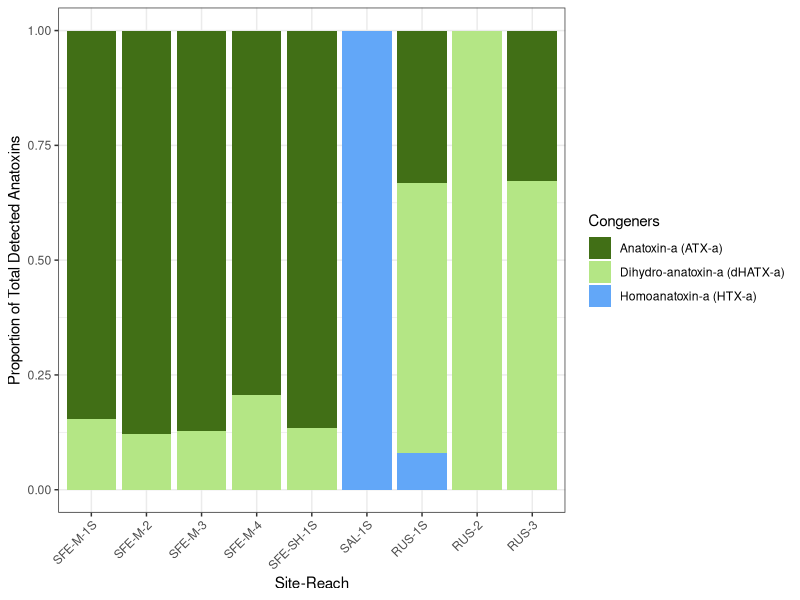

This figure's R source: (Note: this script raises an error after producing the figure.)
#### Figure SX. Anatoxin and congener related figures
### Jordan Zabrecky
## last edited: 08.30.2024

# This figure shows the proportions of anatoxin congeners blah blah
# also have in here for now- ATX / afdm vs ATX / chla for samples

#### (1) Loading libraries and anatoxins data ####

# loading libraries
lapply(c("tidyverse", "lubridate", "calecopal"), require, character.only = T)

# loading anatoxins data
anatoxins <- read.csv("./data/field_and_lab/cyano_atx.csv")
riffle_exp <- read.csv("./data/field_and_lab/riffle_exp_atx.csv")

# use lubridate
anatoxins$field_date <- ymd(anatoxins$field_date)

#### (2) Percent of congeners per site Figure ####

# summarize total percent of congeners by site
anatoxins_site <- anatoxins %>% 
  dplyr::group_by(site_reach) %>% 
  dplyr::summarize(ATXa_ug_g_percent = sum(ATXa_ug_g) / sum(ATX_all_ug_g),
                   dhATXa_ug_g_percent = sum(dhATXa_ug_g) / sum(ATX_all_ug_g),
                   HTXa_ug_g_percent = sum(HTXa_ug_g) / sum(ATX_all_ug_g))

# pivot longer
anatoxins_site_long <- anatoxins_site %>% 
  pivot_longer(!site_reach, names_to = "congener", values_to = "percent")

# remove sites with no anatoxins
anatoxins_site_long <- anatoxins_site_long %>% 
  filter(site_reach != "SAL-2" & site_reach != "SAL-3")

# custom ordering of site_reach
anatoxins_site_long$site_reach <- factor(anatoxins_site_long$site_reach , 
                                         levels=c("SFE-M-1S", "SFE-M-2", "SFE-M-3", "SFE-M-4", 
                                                  "SFE-SH-1S", "SAL-1S", "RUS-1S", "RUS-2", "RUS-3") )

# making figure
anatoxins_congener_stacked_bar <- ggplot(anatoxins_site_long, aes(fill = congener, 
                                                                  y = percent, x = site_reach)) + 
  scale_fill_manual("Congeners", labels = c("Anatoxin-a (ATX-a)", "Dihydro-anatoxin-a (dHATX-a)", "Homoanatoxin-a (HTX-a)"),
                    values = c("#416f16", "#b4e685", "#62a7f8")) +
  geom_bar(position="fill", stat="identity") +
  theme_bw() +
  labs(x = "Site-Reach", y = "Proportion of Total Detected Anatoxins") +
  theme(axis.text.x = element_text(angle = 45, vjust = 1, hjust = 1))
anatoxins_congener_stacked_bar

#### (3) Congeners through time Figure ####

# add year information
anatoxins <- anatoxins %>% 
  mutate(year = year(field_date))

# pivoting long and subsampling for sample type
anatoxins_long_TM <- pivot_longer(anatoxins, c(6:9), names_to = "congener", values_to = "ug_g_dryweight") %>% 
  filter(sample_type == "TM") %>% 
  select(field_date, year, site_reach, congener, ug_g_dryweight) %>% 
  filter(site_reach != "SAL-1S" & site_reach != "SAL-2" & site_reach != "SAL-3")

anatoxins_long_TAC <- pivot_longer(anatoxins, c(6:9), names_to = "congener", values_to = "ug_g_dryweight") %>% 
  filter(sample_type == "TAC") %>% 
  select(field_date, year, site_reach, congener, ug_g_dryweight) %>% 
  filter(site_reach != "SAL-1S" & site_reach != "SAL-2" & site_reach != "SAL-3")

# facet-wrap for TM samples
anatoxins_through_time_TM <- ggplot(anatoxins_long_TM, aes(x = field_date, y = ug_g_dryweight,
                                                color = congener, fill = congener, shape = congener)) +
  geom_area(alpha = 0.3, position = "identity") +
  geom_point(size = 2.5) +
  scale_color_manual("Congeners", labels = c("Total anatoxins", "Anatoxin-a (ATX-a)", "Dihydro-anatoxin-a (dHATX-a)", "Homoanatoxin-a (HTX-a)"),
                     values = cal_palette("kelp2", n = 4, type = "continuous")) +
  scale_fill_manual("Congeners", labels = c("Total anatoxins", "Anatoxin-a (ATX-a)", "Dihydro-anatoxin-a (dHATX-a)", "Homoanatoxin-a (HTX-a)"),
                     values = cal_palette("kelp2", n = 4, type = "continuous")) +
  scale_shape_manual("Congeners", labels = c("Total anatoxins", "Anatoxin-a (ATX-a)", "Dihydro-anatoxin-a (dHATX-a)", "Homoanatoxin-a (HTX-a)"),
                     values = c(23, 24, 22, 21)) +
  labs(x = NULL, y =  "Micrograms toxin / grams dry weight", title = "Microcoleus samples") +
  theme_bw() +
  facet_wrap(~site_reach+year, scales ="free")
anatoxins_through_time_TM

# facet-wrap for TAC samples
anatoxins_through_time_TAC <- ggplot(anatoxins_long_TAC, aes(x = field_date, y = ug_g_dryweight,
                                                           color = congener, fill = congener, shape = congener)) +
  geom_area(alpha = 0.3, position = "identity") +
  geom_point(size = 2.5) +
  scale_color_manual("Congeners", labels = c("Total anatoxins", "Anatoxin-a (ATX-a)", "Dihydro-anatoxin-a (dHATX-a)", "Homoanatoxin-a (HTX-a)"),
                     values = cal_palette("kelp2", n = 4, type = "continuous")) +
  scale_fill_manual("Congeners", labels = c("Total anatoxins", "Anatoxin-a (ATX-a)", "Dihydro-anatoxin-a (dHATX-a)", "Homoanatoxin-a (HTX-a)"),
                    values = cal_palette("kelp2", n = 4, type = "continuous")) +
  scale_shape_manual("Congeners", labels = c("Total anatoxins", "Anatoxin-a (ATX-a)", "Dihydro-anatoxin-a (dHATX-a)", "Homoanatoxin-a (HTX-a)"),
                     values = c(23, 24, 22, 21)) +
  labs(x = NULL, y =  "Micrograms toxin / grams dry weight", title = "Anabaena + Cylindrospermum samples") +
  theme_bw() +
  facet_wrap(~site_reach+year, scales ="free")
anatoxins_through_time_TAC

#### Figure: Compare chl-a and afdm ####

# add sample name information
anatoxins$sample_name <- paste(anatoxins$site_reach, anatoxins$field_date, anatoxins$sample_type, sep = " ")

# scale chlorophyll-a
anatoxins <- anatoxins %>% 
  mutate(ATX_all_ug_chla_g_scaled = ATX_all_ug_chla_g * 14)

# separate out TAC and TM
anatoxins_long <- pivot_longer(anatoxins, cols = c(13, 16), values_to = "values", names_to = "type") %>% 
  select(sample_name, sample_type, type, values) %>% 
  filter(values > 0)

# double bar graph
dbl_bar_graph <- ggplot(anatoxins_long, aes(x = values, y = sample_name, fill = type)) +
  geom_bar(position = "dodge", stat = "identity") +
  scale_x_continuous("ug ATX per g AFDM", sec.axis = sec_axis(~.x/15, name="ug ATX per g Chl-a")) +
  scale_fill_manual(NULL, labels = c("Anatoxins per AFDM", "Anatoxins per chl-a"),
                    values = c("#fc5d78", "#09dede")) +
  labs(x = "ug Anatoxins / g AFDM", y = "Sample", title = "ATX per chl-a vs. AFDM") +
  theme_bw() +
  theme(axis.text.y = element_text(size = 5)) +
  facet_wrap(~sample_type, scales ="free")
dbl_bar_graph
